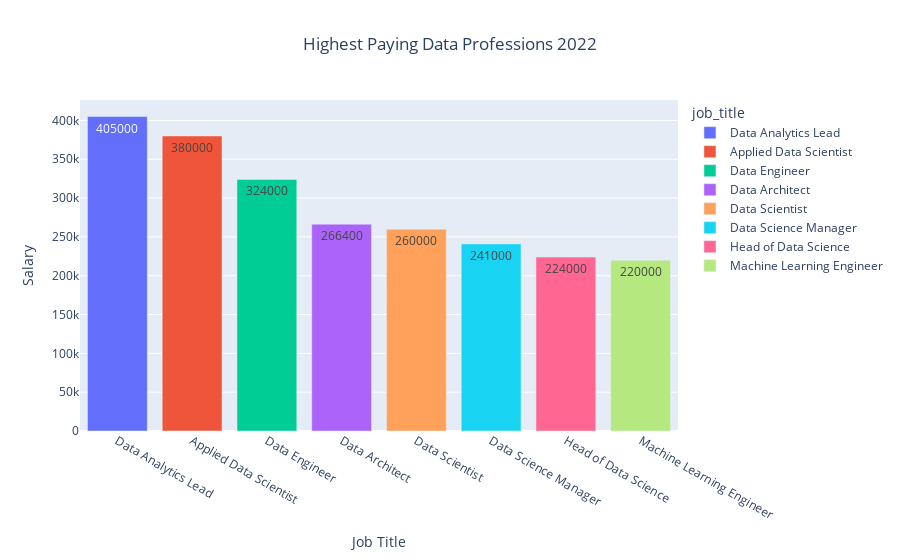

Notebook code cell kept with this figure:
### Code cell
fig = (px.bar(paying_2022[:10].drop_duplicates(subset=["job_title"]), 
                            x="job_title", y="salary_in_usd", 
                            color="job_title", text="salary_in_usd", title="Highest Paying Data Professions 2022")
                            ).update_layout(xaxis_title="Job Title", yaxis_title="Salary", title_x=0.5)
fig

### Figure 1 — Plotly figure (JSON) as saved in the notebook; plotly's stock layout.template omitted (floating-point values rounded to 4 significant figures)
{"data": [{"alignmentgroup": "True", "hovertemplate": "job_title=%{x}<br>salary_in_usd=%{text}<extra></extra>", "legendgroup": "Data Analytics Lead", "marker": {"color": "#636efa", "pattern": {"shape": ""}}, "name": "Data Analytics Lead", "offsetgroup": "Data Analytics Lead", "orientation": "v", "showlegend": true, "text": [405000], "textposition": "auto", "type": "bar", "x": ["Data Analytics Lead"], "xaxis": "x", "y": [405000], "yaxis": "y"}, {"alignmentgroup": "True", "hovertemplate": "job_title=%{x}<br>salary_in_usd=%{text}<extra></extra>", "legendgroup": "Applied Data Scientist", "marker": {"color": "#EF553B", "pattern": {"shape": ""}}, "name": "Applied Data Scientist", "offsetgroup": "Applied Data Scientist", "orientation": "v", "showlegend": true, "text": [380000], "textposition": "auto", "type": "bar", "x": ["Applied Data Scientist"], "xaxis": "x", "y": [380000], "yaxis": "y"}, {"alignmentgroup": "True", "hovertemplate": "job_title=%{x}<br>salary_in_usd=%{text}<extra></extra>", "legendgroup": "Data Engineer", "marker": {"color": "#00cc96", "pattern": {"shape": ""}}, "name": "Data Engineer", "offsetgroup": "Data Engineer", "orientation": "v", "showlegend": true, "text": [324000], "textposition": "auto", "type": "bar", "x": ["Data Engineer"], "xaxis": "x", "y": [324000], "yaxis": "y"}, {"alignmentgroup": "True", "hovertemplate": "job_title=%{x}<br>salary_in_usd=%{text}<extra></extra>", "legendgroup": "Data Architect", "marker": {"color": "#ab63fa", "pattern": {"shape": ""}}, "name": "Data Architect", "offsetgroup": "Data Architect", "orientation": "v", "showlegend": true, "text": [266400], "textposition": "auto", "type": "bar", "x": ["Data Architect"], "xaxis": "x", "y": [266400], "yaxis": "y"}, {"alignmentgroup": "True", "hovertemplate": "job_title=%{x}<br>salary_in_usd=%{text}<extra></extra>", "legendgroup": "Data Scientist", "marker": {"color": "#FFA15A", "pattern": {"shape": ""}}, "name": "Data Scientist", "offsetgroup": "Data Scientist", "orientation": "v", "showlegend": true, "text": [260000], "textposition": "auto", "type": "bar", "x": ["Data Scientist"], "xaxis": "x", "y": [260000], "yaxis": "y"}, {"alignmentgroup": "True", "hovertemplate": "job_title=%{x}<br>salary_in_usd=%{text}<extra></extra>", "legendgroup": "Data Science Manager", "marker": {"color": "#19d3f3", "pattern": {"shape": ""}}, "name": "Data Science Manager", "offsetgroup": "Data Science Manager", "orientation": "v", "showlegend": true, "text": [241000], "textposition": "auto", "type": "bar", "x": ["Data Science Manager"], "xaxis": "x", "y": [241000], "yaxis": "y"}, {"alignmentgroup": "True", "hovertemplate": "job_title=%{x}<br>salary_in_usd=%{text}<extra></extra>", "legendgroup": "Head of Data Science", "marker": {"color": "#FF6692", "pattern": {"shape": ""}}, "name": "Head of Data Science", "offsetgroup": "Head of Data Science", "orientation": "v", "showlegend": true, "text": [224000], "textposition": "auto", "type": "bar", "x": ["Head of Data Science"], "xaxis": "x", "y": [224000], "yaxis": "y"}, {"alignmentgroup": "True", "hovertemplate": "job_title=%{x}<br>salary_in_usd=%{text}<extra></extra>", "legendgroup": "Machine Learning Engineer", "marker": {"color": "#B6E880", "pattern": {"shape": ""}}, "name": "Machine Learning Engineer", "offsetgroup": "Machine Learning Engineer", "orientation": "v", "showlegend": true, "text": [220000], "textposition": "auto", "type": "bar", "x": ["Machine Learning Engineer"], "xaxis": "x", "y": [220000], "yaxis": "y"}], "layout": {"barmode": "relative", "legend": {"title": {"text": "job_title"}, "tracegroupgap": 0}, "title": {"text": "Highest Paying Data Professions 2022", "x": 0.5}, "xaxis": {"anchor": "y", "categoryarray": ["Data Analytics Lead", "Applied Data Scientist", "Data Engineer", "Data Architect", "Data Scientist", "Data Science Manager", "Head of Data Science", "Machine Learning Engineer"], "categoryorder": "array", "domain": [0, 1], "title": {"text": "Job Title"}}, "yaxis": {"anchor": "x", "domain": [0, 1], "title": {"text": "Salary"}}}}
